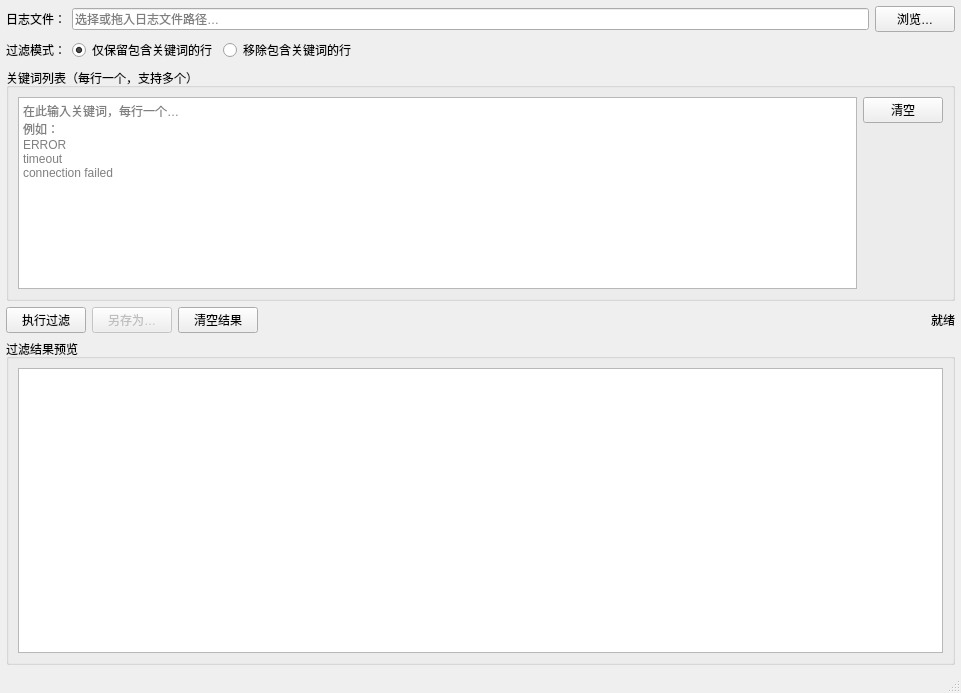
<?xml version="1.0" encoding="UTF-8"?>
<ui version="4.0">
 <class>MainWindow</class>
 <widget class="QMainWindow" name="MainWindow">
  <property name="geometry">
   <rect>
    <x>0</x>
    <y>0</y>
    <width>961</width>
    <height>693</height>
   </rect>
  </property>
  <property name="windowTitle">
   <string>Log Filter</string>
  </property>
  <widget class="QWidget" name="centralwidget">
   <layout class="QVBoxLayout" name="verticalLayout_main">
    <property name="leftMargin">
     <number>6</number>
    </property>
    <property name="topMargin">
     <number>6</number>
    </property>
    <property name="rightMargin">
     <number>6</number>
    </property>
    <property name="bottomMargin">
     <number>6</number>
    </property>
    <item>
     <layout class="QHBoxLayout" name="hLayout_file">
      <item>
       <widget class="QLabel" name="label_file">
        <property name="text">
         <string>日志文件：</string>
        </property>
       </widget>
      </item>
      <item>
       <widget class="QLineEdit" name="lineEdit_filePath">
        <property name="readOnly">
         <bool>false</bool>
        </property>
        <property name="placeholderText">
         <string>选择或拖入日志文件路径…</string>
        </property>
       </widget>
      </item>
      <item>
       <widget class="QPushButton" name="btn_browse">
        <property name="text">
         <string>浏览…</string>
        </property>
       </widget>
      </item>
     </layout>
    </item>
    <item>
     <layout class="QHBoxLayout" name="hLayout_mode">
      <item>
       <widget class="QLabel" name="label_mode">
        <property name="text">
         <string>过滤模式：</string>
        </property>
       </widget>
      </item>
      <item>
       <widget class="QRadioButton" name="radio_contain">
        <property name="text">
         <string>仅保留包含关键词的行</string>
        </property>
        <property name="checked">
         <bool>true</bool>
        </property>
       </widget>
      </item>
      <item>
       <widget class="QRadioButton" name="radio_remove">
        <property name="text">
         <string>移除包含关键词的行</string>
        </property>
       </widget>
      </item>
      <item>
       <spacer name="spacer_mode">
        <property name="orientation">
         <enum>Qt::Orientation::Horizontal</enum>
        </property>
        <property name="sizeHint" stdset="0">
         <size>
          <width>40</width>
          <height>20</height>
         </size>
        </property>
       </spacer>
      </item>
     </layout>
    </item>
    <item>
     <widget class="QGroupBox" name="groupBox_keywords">
      <property name="sizePolicy">
       <sizepolicy hsizetype="Preferred" vsizetype="Fixed">
        <horstretch>0</horstretch>
        <verstretch>0</verstretch>
       </sizepolicy>
      </property>
      <property name="title">
       <string>关键词列表（每行一个，支持多个）</string>
      </property>
      <layout class="QHBoxLayout" name="hLayout_keywords">
       <item>
        <widget class="QPlainTextEdit" name="plainTextEdit_keywords">
         <property name="sizePolicy">
          <sizepolicy hsizetype="Expanding" vsizetype="Fixed">
           <horstretch>0</horstretch>
           <verstretch>0</verstretch>
          </sizepolicy>
         </property>
         <property name="placeholderText">
          <string>在此输入关键词，每行一个…
例如：
ERROR
timeout
connection failed</string>
         </property>
        </widget>
       </item>
       <item>
        <layout class="QVBoxLayout" name="vLayout_kwButtons">
         <item>
          <widget class="QPushButton" name="btn_clearKeywords">
           <property name="text">
            <string>清空</string>
           </property>
          </widget>
         </item>
         <item>
          <spacer name="spacer_kw">
           <property name="orientation">
            <enum>Qt::Orientation::Vertical</enum>
           </property>
           <property name="sizeHint" stdset="0">
            <size>
             <width>20</width>
             <height>40</height>
            </size>
           </property>
          </spacer>
         </item>
        </layout>
       </item>
      </layout>
     </widget>
    </item>
    <item>
     <layout class="QHBoxLayout" name="hLayout_actions">
      <item>
       <widget class="QPushButton" name="btn_filter">
        <property name="text">
         <string>执行过滤</string>
        </property>
       </widget>
      </item>
      <item>
       <widget class="QPushButton" name="btn_save">
        <property name="enabled">
         <bool>false</bool>
        </property>
        <property name="text">
         <string>另存为…</string>
        </property>
       </widget>
      </item>
      <item>
       <widget class="QPushButton" name="btn_clear">
        <property name="text">
         <string>清空结果</string>
        </property>
       </widget>
      </item>
      <item>
       <spacer name="spacer_act">
        <property name="orientation">
         <enum>Qt::Orientation::Horizontal</enum>
        </property>
        <property name="sizeHint" stdset="0">
         <size>
          <width>40</width>
          <height>20</height>
         </size>
        </property>
       </spacer>
      </item>
      <item>
       <widget class="QLabel" name="label_stats">
        <property name="text">
         <string>就绪</string>
        </property>
        <property name="alignment">
         <set>Qt::AlignmentFlag::AlignRight|Qt::AlignmentFlag::AlignTrailing|Qt::AlignmentFlag::AlignVCenter</set>
        </property>
       </widget>
      </item>
     </layout>
    </item>
    <item>
     <widget class="QGroupBox" name="groupBox_result">
      <property name="sizePolicy">
       <sizepolicy hsizetype="Preferred" vsizetype="Expanding">
        <horstretch>0</horstretch>
        <verstretch>1</verstretch>
       </sizepolicy>
      </property>
      <property name="title">
       <string>过滤结果预览</string>
      </property>
      <layout class="QVBoxLayout" name="vLayout_result">
       <item>
        <widget class="QPlainTextEdit" name="plainTextEdit_result">
         <property name="sizePolicy">
          <sizepolicy hsizetype="Expanding" vsizetype="Expanding">
           <horstretch>0</horstretch>
           <verstretch>1</verstretch>
          </sizepolicy>
         </property>
         <property name="font">
          <font>
           <family>Consolas</family>
           <pointsize>9</pointsize>
          </font>
         </property>
         <property name="lineWrapMode">
          <enum>QPlainTextEdit::LineWrapMode::NoWrap</enum>
         </property>
         <property name="readOnly">
          <bool>true</bool>
         </property>
        </widget>
       </item>
      </layout>
     </widget>
    </item>
   </layout>
  </widget>
  <widget class="QStatusBar" name="statusBar"/>
 </widget>
 <resources/>
 <connections/>
</ui>
